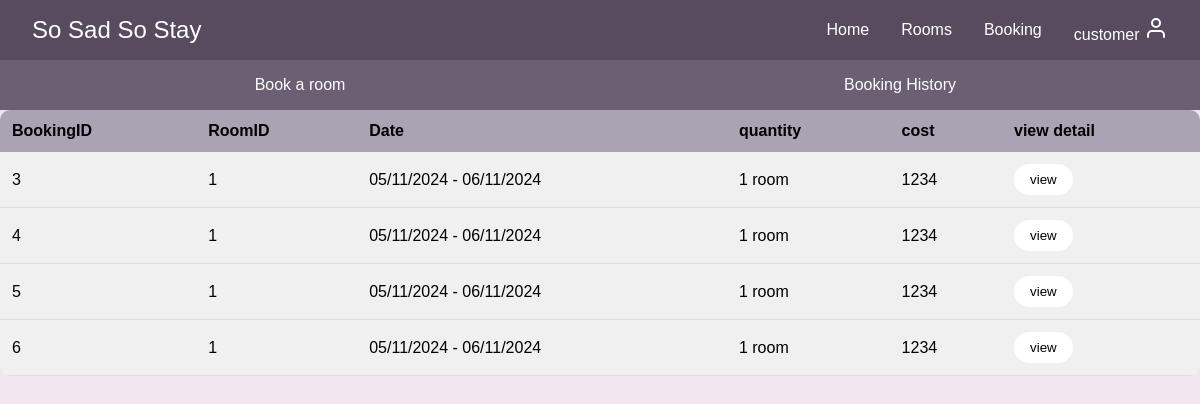
Page /bookhistory.php (signed in) on the committed database.
### tables this page shows
CREATE TABLE `users` (
  `id` int(11) NOT NULL,
  `email` varchar(254) NOT NULL,
  `firstname` varchar(50) NOT NULL,
  `lastname` varchar(50) NOT NULL,
  `username` varchar(30) NOT NULL,
  `password` char(60) NOT NULL,
  `position` varchar(50) NOT NULL,
  `created_at` timestamp NULL DEFAULT current_timestamp(),
  `updated_at` timestamp NULL DEFAULT current_timestamp() ON UPDATE current_timestamp()
);

CREATE TABLE `booking` (
  `booking_id` int(11) NOT NULL,
  `customer_id` int(10) NOT NULL,
  `room_id` int(10) NOT NULL,
  `date` varchar(40) NOT NULL,
  `quantity` int(10) NOT NULL,
  `cost` int(10) NOT NULL
);

### bookhistory.php (the view, shortened to what this page needs)
<?php
require_once './backend/config/db.php';
if (isset($_SESSION['cus_login'])) {
    $cusid = $_SESSION['cus_login'];
    try {
        $check_cus = $db->prepare('SELECT * FROM users WHERE id = :id');
        $check_cus->bindParam(':id', $cusid, PDO::PARAM_INT);
        $check_cus->execute();
        $customer = $check_cus->fetch(PDO::FETCH_ASSOC);
        $book_his = $db->prepare('SELECT * FROM booking WHERE customer_id = :id');
        $book_his->bindParam(':id', $cusid, PDO::PARAM_INT);
        $book_his->execute();
    } catch (PDOException $e) {
        $_SESSION['error'] = 'เกิดข้อผิดพลาดในการเชื่อมต่อฐานข้อมูล';
        header('location: ./loginPage.php');
        exit();
    }
} else {
    $_SESSION['error'] = 'กรุณาเข้าสู่ระบบ';
    header('location: ./loginPage.php');
    exit();
}
?>
<!DOCTYPE html>
<html>
<head>
</head>
<body>
    <nav class="top-nav">
        <a href="./" class="logo">So Sad So Stay</a>
        <div class="nav-links">
            <a class="hover" href="./">Home</a>
            <a class="hover" href="./allroom.php">Rooms</a>
            <a class="hover" href="./bookroom.php">Booking</a>
            <a class="hover" href="#" class="username">
                <?php echo $customer['username']; ?>
                <svg xmlns="http://www.w3.org/2000/svg" width="24" height="24" viewBox="0 0 24 24" fill="none" stroke="currentColor" stroke-width="2" stroke-linecap="round" stroke-linejoin="round">
                    <path d="M20 21v-2a4 4 0 0 0-4-4H8a4 4 0 0 0-4 4v2"></path>
                    <circle cx="12" cy="7" r="4"></circle>
                </svg>
            </a>
        </div>
    </nav>
    <div class="sub-nav">
        <a href="./roomdetail.php">Book a room</a>
        <a href="#">Booking History</a>
    </div>
    <table class="booking-table">
        <thead>
            <tr>
                <th>BookingID</th>
                <th>RoomID</th>
                <th>Date</th>
                <th>quantity</th>
                <th>cost</th>
                <th>view detail</th>
            </tr>
        </thead>
        <tbody>
            <?php
            while ($book = $book_his->fetch(PDO::FETCH_ASSOC)) {
                echo "<tr>";
                echo "<td>" . htmlspecialchars($book['booking_id']) . "</td>";
                echo "<td>" . htmlspecialchars($book['room_id']) . "  </td>";
                echo "<td>" . htmlspecialchars($book['date'])."</td>";
                echo "<td>" . htmlspecialchars($book['quantity']) . " room </td>";
                echo "<td>" . htmlspecialchars($book['cost']) . " </td>";
                echo "<td><button class='view-button'>view</button></td>";
                echo "</tr>";
            }
            ?>
        </tbody>
    </table>
</body>
</html>

### bookhistory.php (style rules this page uses)
* { margin: 0; padding: 0; box-sizing: border-box; font-family: "Comic Sans MS", cursive, sans-serif; }
body { background-color: #f0e6f0; }
.top-nav { background-color: #584b5f; padding: 1rem 2rem; display: flex; justify-content: space-between; align-items: center; color: white; }
.logo { font-size: 1.5rem; color: white; text-decoration: none; }
.nav-links { display: flex; align-items: center; gap: 2rem; }
.nav-links a { color: white; text-decoration: none; }
.booking-table { width: 100%; border-collapse: collapse; background-color: #f0f0f0; border-radius: 10px; overflow: hidden; }
.booking-table th { background-color: #a9a3b3; color: black; padding: 12px; text-align: left; }
.booking-table td { padding: 12px; border-bottom: 1px solid #ddd; }
.view-button { background-color: white; border: none; padding: 8px 16px; border-radius: 20px; cursor: pointer; }
.sub-nav { background-color: #6c5f73; display: flex; justify-content: space-between; padding: 0; }
.sub-nav a { flex: 1; color: white; text-decoration: none; padding: 1rem; text-align: center; transition: background-color 0.3s; }

### rows in the picture
users: username "customer"
booking: booking_id "3", room "1", date "05/11/2024 - 06/11/2024", quantity "1", cost "1234"
booking: booking_id "4", room "1", date "05/11/2024 - 06/11/2024", quantity "1", cost "1234"
booking: booking_id "5", room "1", date "05/11/2024 - 06/11/2024", quantity "1", cost "1234"
booking: booking_id "6", room "1", date "05/11/2024 - 06/11/2024", quantity "1", cost "1234"
